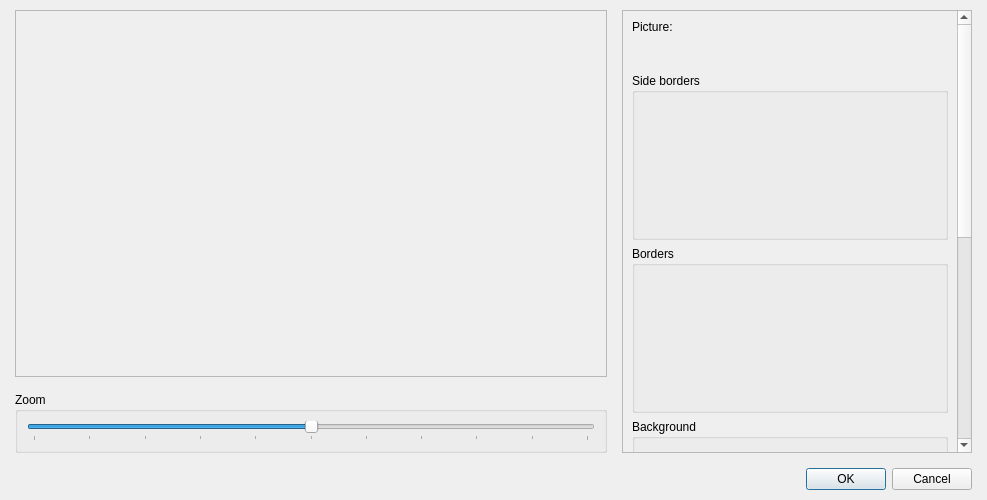
<?xml version="1.0" encoding="UTF-8"?>
<ui version="4.0">
 <class>DialogSystemWindowSkin</class>
 <widget class="QDialog" name="DialogSystemWindowSkin">
  <property name="geometry">
   <rect>
    <x>0</x>
    <y>0</y>
    <width>987</width>
    <height>500</height>
   </rect>
  </property>
  <property name="windowTitle">
   <string>Window skin...</string>
  </property>
  <layout class="QVBoxLayout" name="verticalLayout_10">
   <property name="leftMargin">
    <number>15</number>
   </property>
   <property name="topMargin">
    <number>10</number>
   </property>
   <property name="rightMargin">
    <number>15</number>
   </property>
   <property name="bottomMargin">
    <number>10</number>
   </property>
   <item>
    <layout class="QVBoxLayout" name="verticalLayout_8">
     <property name="spacing">
      <number>15</number>
     </property>
     <item>
      <layout class="QHBoxLayout" name="horizontalLayout_2" stretch="1,0">
       <item>
        <layout class="QVBoxLayout" name="verticalLayout" stretch="1,0">
         <item>
          <widget class="QScrollArea" name="scrollArea_2">
           <property name="widgetResizable">
            <bool>true</bool>
           </property>
           <widget class="QWidget" name="scrollAreaWidgetContents_2">
            <property name="geometry">
             <rect>
              <x>0</x>
              <y>0</y>
              <width>593</width>
              <height>362</height>
             </rect>
            </property>
            <layout class="QGridLayout" name="gridLayout_9">
             <property name="leftMargin">
              <number>0</number>
             </property>
             <property name="topMargin">
              <number>0</number>
             </property>
             <property name="rightMargin">
              <number>0</number>
             </property>
             <property name="bottomMargin">
              <number>0</number>
             </property>
             <property name="spacing">
              <number>0</number>
             </property>
             <item row="0" column="0">
              <layout class="QGridLayout" name="gridLayout" columnstretch="1,0">
               <property name="spacing">
                <number>0</number>
               </property>
               <item row="0" column="0">
                <widget class="WidgetShowPicture" name="widgetShowPicture" native="true">
                 <property name="minimumSize">
                  <size>
                   <width>0</width>
                   <height>0</height>
                  </size>
                 </property>
                 <property name="maximumSize">
                  <size>
                   <width>16777215</width>
                   <height>16777215</height>
                  </size>
                 </property>
                </widget>
               </item>
               <item row="0" column="1">
                <spacer name="horizontalSpacer_2">
                 <property name="orientation">
                  <enum>Qt::Horizontal</enum>
                 </property>
                 <property name="sizeHint" stdset="0">
                  <size>
                   <width>108</width>
                   <height>288</height>
                  </size>
                 </property>
                </spacer>
               </item>
               <item row="1" column="0" colspan="2">
                <spacer name="verticalSpacer">
                 <property name="orientation">
                  <enum>Qt::Vertical</enum>
                 </property>
                 <property name="sizeHint" stdset="0">
                  <size>
                   <width>558</width>
                   <height>40</height>
                  </size>
                 </property>
                </spacer>
               </item>
              </layout>
             </item>
            </layout>
           </widget>
          </widget>
         </item>
         <item>
          <widget class="QGroupBox" name="groupBox_6">
           <property name="title">
            <string>Zoom</string>
           </property>
           <layout class="QGridLayout" name="gridLayout_4">
            <item row="0" column="0">
             <widget class="QSlider" name="horizontalSlider">
              <property name="minimum">
               <number>-5</number>
              </property>
              <property name="maximum">
               <number>5</number>
              </property>
              <property name="pageStep">
               <number>1</number>
              </property>
              <property name="sliderPosition">
               <number>0</number>
              </property>
              <property name="tracking">
               <bool>true</bool>
              </property>
              <property name="orientation">
               <enum>Qt::Horizontal</enum>
              </property>
              <property name="invertedAppearance">
               <bool>false</bool>
              </property>
              <property name="invertedControls">
               <bool>false</bool>
              </property>
              <property name="tickPosition">
               <enum>QSlider::TicksBelow</enum>
              </property>
              <property name="tickInterval">
               <number>1</number>
              </property>
             </widget>
            </item>
           </layout>
          </widget>
         </item>
        </layout>
       </item>
       <item>
        <widget class="QScrollArea" name="scrollArea">
         <property name="minimumSize">
          <size>
           <width>350</width>
           <height>0</height>
          </size>
         </property>
         <property name="maximumSize">
          <size>
           <width>350</width>
           <height>16777215</height>
          </size>
         </property>
         <property name="widgetResizable">
          <bool>true</bool>
         </property>
         <widget class="QWidget" name="scrollAreaWidgetContents">
          <property name="geometry">
           <rect>
            <x>0</x>
            <y>-304</y>
            <width>334</width>
            <height>894</height>
           </rect>
          </property>
          <layout class="QGridLayout" name="gridLayout_8">
           <item row="0" column="0">
            <layout class="QVBoxLayout" name="verticalLayout_7">
             <item>
              <widget class="QLabel" name="label">
               <property name="text">
                <string>Picture:</string>
               </property>
              </widget>
             </item>
             <item>
              <widget class="WidgetPicture" name="widgetPicture" native="true">
               <property name="minimumSize">
                <size>
                 <width>200</width>
                 <height>27</height>
                </size>
               </property>
               <property name="maximumSize">
                <size>
                 <width>200</width>
                 <height>27</height>
                </size>
               </property>
              </widget>
             </item>
             <item>
              <widget class="QGroupBox" name="groupBoxSideBorders">
               <property name="title">
                <string>Side borders</string>
               </property>
               <layout class="QGridLayout" name="gridLayout_2">
                <item row="0" column="0">
                 <layout class="QVBoxLayout" name="verticalLayout_2">
                  <item>
                   <widget class="WidgetSelectRect" name="widgetSelectRectTopLeft" native="true">
                    <property name="minimumSize">
                     <size>
                      <width>0</width>
                      <height>27</height>
                     </size>
                    </property>
                    <property name="maximumSize">
                     <size>
                      <width>16777215</width>
                      <height>27</height>
                     </size>
                    </property>
                   </widget>
                  </item>
                  <item>
                   <widget class="WidgetSelectRect" name="widgetSelectRectTopRight" native="true">
                    <property name="minimumSize">
                     <size>
                      <width>0</width>
                      <height>27</height>
                     </size>
                    </property>
                    <property name="maximumSize">
                     <size>
                      <width>16777215</width>
                      <height>27</height>
                     </size>
                    </property>
                   </widget>
                  </item>
                  <item>
                   <widget class="WidgetSelectRect" name="widgetSelectRectBotLeft" native="true">
                    <property name="minimumSize">
                     <size>
                      <width>0</width>
                      <height>27</height>
                     </size>
                    </property>
                    <property name="maximumSize">
                     <size>
                      <width>16777215</width>
                      <height>27</height>
                     </size>
                    </property>
                   </widget>
                  </item>
                  <item>
                   <widget class="WidgetSelectRect" name="widgetSelectRectBotRight" native="true">
                    <property name="minimumSize">
                     <size>
                      <width>0</width>
                      <height>27</height>
                     </size>
                    </property>
                    <property name="maximumSize">
                     <size>
                      <width>16777215</width>
                      <height>27</height>
                     </size>
                    </property>
                   </widget>
                  </item>
                 </layout>
                </item>
               </layout>
              </widget>
             </item>
             <item>
              <widget class="QGroupBox" name="groupBoxBorders">
               <property name="title">
                <string>Borders</string>
               </property>
               <layout class="QGridLayout" name="gridLayout_3">
                <item row="0" column="0">
                 <layout class="QVBoxLayout" name="verticalLayout_3">
                  <item>
                   <widget class="WidgetSelectRect" name="widgetSelectRectLeft" native="true">
                    <property name="minimumSize">
                     <size>
                      <width>0</width>
                      <height>27</height>
                     </size>
                    </property>
                    <property name="maximumSize">
                     <size>
                      <width>16777215</width>
                      <height>27</height>
                     </size>
                    </property>
                   </widget>
                  </item>
                  <item>
                   <widget class="WidgetSelectRect" name="widgetSelectRectRight" native="true">
                    <property name="minimumSize">
                     <size>
                      <width>0</width>
                      <height>27</height>
                     </size>
                    </property>
                    <property name="maximumSize">
                     <size>
                      <width>16777215</width>
                      <height>27</height>
                     </size>
                    </property>
                   </widget>
                  </item>
                  <item>
                   <widget class="WidgetSelectRect" name="widgetSelectRectTop" native="true">
                    <property name="minimumSize">
                     <size>
                      <width>0</width>
                      <height>27</height>
                     </size>
                    </property>
                    <property name="maximumSize">
                     <size>
                      <width>16777215</width>
                      <height>27</height>
                     </size>
                    </property>
                   </widget>
                  </item>
                  <item>
                   <widget class="WidgetSelectRect" name="widgetSelectRectBot" native="true">
                    <property name="minimumSize">
                     <size>
                      <width>0</width>
                      <height>27</height>
                     </size>
                    </property>
                    <property name="maximumSize">
                     <size>
                      <width>16777215</width>
                      <height>27</height>
                     </size>
                    </property>
                   </widget>
                  </item>
                 </layout>
                </item>
               </layout>
              </widget>
             </item>
             <item>
              <widget class="QGroupBox" name="groupBoxBackground">
               <property name="title">
                <string>Background</string>
               </property>
               <layout class="QGridLayout" name="gridLayout_5">
                <item row="0" column="0">
                 <layout class="QVBoxLayout" name="verticalLayout_4">
                  <item>
                   <widget class="WidgetSelectRect" name="widgetSelectRectBackground" native="true">
                    <property name="minimumSize">
                     <size>
                      <width>0</width>
                      <height>27</height>
                     </size>
                    </property>
                    <property name="maximumSize">
                     <size>
                      <width>16777215</width>
                      <height>27</height>
                     </size>
                    </property>
                   </widget>
                  </item>
                  <item>
                   <widget class="WidgetSelectRect" name="widgetSelectRectBackgroundSelection" native="true">
                    <property name="minimumSize">
                     <size>
                      <width>0</width>
                      <height>27</height>
                     </size>
                    </property>
                    <property name="maximumSize">
                     <size>
                      <width>16777215</width>
                      <height>27</height>
                     </size>
                    </property>
                   </widget>
                  </item>
                  <item>
                   <layout class="QHBoxLayout" name="horizontalLayout" stretch="0,0,1">
                    <item>
                     <widget class="QLabel" name="label_2">
                      <property name="text">
                       <string>Option:</string>
                      </property>
                     </widget>
                    </item>
                    <item>
                     <widget class="QComboBox" name="comboBoxOptionBackground">
                      <item>
                       <property name="text">
                        <string>Stretch</string>
                       </property>
                      </item>
                      <item>
                       <property name="text">
                        <string>Repeat</string>
                       </property>
                      </item>
                     </widget>
                    </item>
                    <item>
                     <spacer name="horizontalSpacer">
                      <property name="orientation">
                       <enum>Qt::Horizontal</enum>
                      </property>
                      <property name="sizeHint" stdset="0">
                       <size>
                        <width>98</width>
                        <height>20</height>
                       </size>
                      </property>
                     </spacer>
                    </item>
                   </layout>
                  </item>
                 </layout>
                </item>
               </layout>
              </widget>
             </item>
             <item>
              <widget class="QGroupBox" name="groupBoxArrows">
               <property name="title">
                <string>Arrows</string>
               </property>
               <layout class="QGridLayout" name="gridLayout_6">
                <item row="0" column="0">
                 <layout class="QVBoxLayout" name="verticalLayout_5">
                  <item>
                   <widget class="WidgetSelectRect" name="widgetSelectRectArrowEndMessage" native="true">
                    <property name="minimumSize">
                     <size>
                      <width>0</width>
                      <height>27</height>
                     </size>
                    </property>
                    <property name="maximumSize">
                     <size>
                      <width>16777215</width>
                      <height>27</height>
                     </size>
                    </property>
                   </widget>
                  </item>
                  <item>
                   <widget class="WidgetSelectRect" name="widgetSelectRectArrowTargetSelection" native="true">
                    <property name="minimumSize">
                     <size>
                      <width>0</width>
                      <height>27</height>
                     </size>
                    </property>
                    <property name="maximumSize">
                     <size>
                      <width>16777215</width>
                      <height>27</height>
                     </size>
                    </property>
                   </widget>
                  </item>
                  <item>
                   <widget class="WidgetSelectRect" name="widgetSelectRectArrowUpDown" native="true">
                    <property name="minimumSize">
                     <size>
                      <width>0</width>
                      <height>27</height>
                     </size>
                    </property>
                    <property name="maximumSize">
                     <size>
                      <width>16777215</width>
                      <height>27</height>
                     </size>
                    </property>
                   </widget>
                  </item>
                 </layout>
                </item>
               </layout>
              </widget>
             </item>
             <item>
              <widget class="QGroupBox" name="groupBoxTexts">
               <property name="title">
                <string>Texts</string>
               </property>
               <layout class="QGridLayout" name="gridLayout_7">
                <item row="0" column="0">
                 <layout class="QVBoxLayout" name="verticalLayout_6">
                  <item>
                   <widget class="WidgetSelectRect" name="widgetSelectRectTextNormal" native="true">
                    <property name="minimumSize">
                     <size>
                      <width>0</width>
                      <height>27</height>
                     </size>
                    </property>
                    <property name="maximumSize">
                     <size>
                      <width>16777215</width>
                      <height>27</height>
                     </size>
                    </property>
                   </widget>
                  </item>
                  <item>
                   <widget class="WidgetSelectRect" name="widgetSelectRectTextCritical" native="true">
                    <property name="minimumSize">
                     <size>
                      <width>0</width>
                      <height>27</height>
                     </size>
                    </property>
                    <property name="maximumSize">
                     <size>
                      <width>16777215</width>
                      <height>27</height>
                     </size>
                    </property>
                   </widget>
                  </item>
                  <item>
                   <widget class="WidgetSelectRect" name="widgetSelectRectTextHeal" native="true">
                    <property name="minimumSize">
                     <size>
                      <width>0</width>
                      <height>27</height>
                     </size>
                    </property>
                    <property name="maximumSize">
                     <size>
                      <width>16777215</width>
                      <height>27</height>
                     </size>
                    </property>
                   </widget>
                  </item>
                  <item>
                   <widget class="WidgetSelectRect" name="widgetSelectRectTextMiss" native="true">
                    <property name="minimumSize">
                     <size>
                      <width>0</width>
                      <height>27</height>
                     </size>
                    </property>
                    <property name="maximumSize">
                     <size>
                      <width>16777215</width>
                      <height>27</height>
                     </size>
                    </property>
                   </widget>
                  </item>
                 </layout>
                </item>
               </layout>
              </widget>
             </item>
            </layout>
           </item>
          </layout>
         </widget>
        </widget>
       </item>
      </layout>
     </item>
     <item>
      <widget class="QDialogButtonBox" name="buttonBox">
       <property name="orientation">
        <enum>Qt::Horizontal</enum>
       </property>
       <property name="standardButtons">
        <set>QDialogButtonBox::Cancel|QDialogButtonBox::Ok</set>
       </property>
      </widget>
     </item>
    </layout>
   </item>
  </layout>
 </widget>
 <customwidgets>
  <customwidget>
   <class>WidgetShowPicture</class>
   <extends>QWidget</extends>
   <header>widgetshowpicture.h</header>
   <container>1</container>
  </customwidget>
  <customwidget>
   <class>WidgetPicture</class>
   <extends>QWidget</extends>
   <header>widgetpicture.h</header>
   <container>1</container>
  </customwidget>
  <customwidget>
   <class>WidgetSelectRect</class>
   <extends>QWidget</extends>
   <header>widgetselectrect.h</header>
   <container>1</container>
  </customwidget>
 </customwidgets>
 <resources/>
 <connections>
  <connection>
   <sender>buttonBox</sender>
   <signal>accepted()</signal>
   <receiver>DialogSystemWindowSkin</receiver>
   <slot>accept()</slot>
   <hints>
    <hint type="sourcelabel">
     <x>248</x>
     <y>254</y>
    </hint>
    <hint type="destinationlabel">
     <x>157</x>
     <y>274</y>
    </hint>
   </hints>
  </connection>
  <connection>
   <sender>buttonBox</sender>
   <signal>rejected()</signal>
   <receiver>DialogSystemWindowSkin</receiver>
   <slot>reject()</slot>
   <hints>
    <hint type="sourcelabel">
     <x>316</x>
     <y>260</y>
    </hint>
    <hint type="destinationlabel">
     <x>286</x>
     <y>274</y>
    </hint>
   </hints>
  </connection>
 </connections>
</ui>
